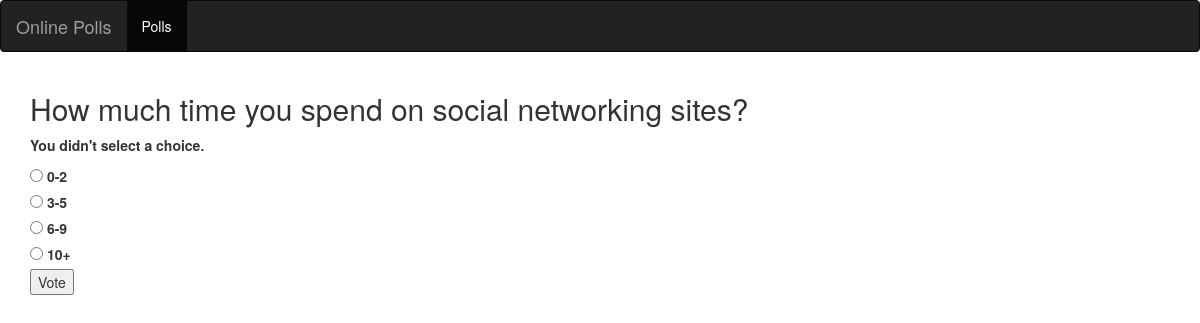
The app's page /polls/11/vote/ with its own data.
### polls/models.py (models this page shows, shortened)
@python_2_unicode_compatible  #for python 2 support
class Question(models.Model):
	question_text = models.CharField(max_length=200)
	pub_date = models.DateTimeField('Date Published')
	category = models.CharField(max_length=50,null=True)

@python_2_unicode_compatible  #for python 2 support
class Choice(models.Model):
	question = models.ForeignKey(Question,
								on_delete=models.CASCADE)
	choice_text = models.CharField(max_length=200)
	votes = models.IntegerField(default=0)

### polls/views.py (the view)
# urls.py: url(r'^(?P<question_id>[0-9]+)/vote/$', views.vote, name = 'vote'),
def vote(request, question_id):
	question = get_object_or_404(Question, pk=question_id)
	try:
		selected_choice = question.choice_set.get(pk=request.POST['choice'])
	except (KeyError, Choice.DoesNotExist):
		return render(request, 'polls/detail.html', {
			'question': question,
			'error_message': "You didn't select a choice.",
		})
	else:
		selected_choice.votes += 1
		selected_choice.save()
		return HttpResponseRedirect(reverse('polls:results', args=(question.id,)))

### polls/templates/polls/detail.html (shortened to what this page needs)
<!DOCTYPE html>
<html lang="en">
<head>
  <link rel="stylesheet" href="http://maxcdn.bootstrapcdn.com/bootstrap/3.3.4/css/bootstrap.min.css">
</head>
<body>
 <nav class="navbar navbar-inverse">
        <div class="container-fluid">
            <div class="navbar-header">
                <a href="" class="navbar-brand">Online Polls</a>
            </div>
            <div>
                <ul class="nav navbar-nav">
                    <li class="active"><a href="{% url 'polls:index' %}">Polls</a></li>
                </ul>
            </div>
        </div>
  </nav>
<div class="container">
<h2>{{ question.question_text }}</h2>
{% if error_message %}<p><strong>{{ error_message }}</strong></p>{% endif %}
<form action="{% url 'polls:vote' question.id %}" method="post">
{% for choice in question.choice_set.all %}
	<input type="radio" name="choice" id="choice {{ forloop.counter }}" value="{{ choice.id }}" />
	<label for="choice{{ forloop.counter }}">{{ choice.choice_text }}</label><br/>
	{% endfor %}
	<input type="submit" value="Vote" />
</form>
</div>
</body>

### records on screen
Question: question_text "How much time you spend on social networking sites?"
Choice: choice_text "0-2"
Choice: choice_text "3-5"
Choice: choice_text "6-9"
Choice: choice_text "10+"

### other values on screen
{{ error_message }} "You didn't select a choice."
